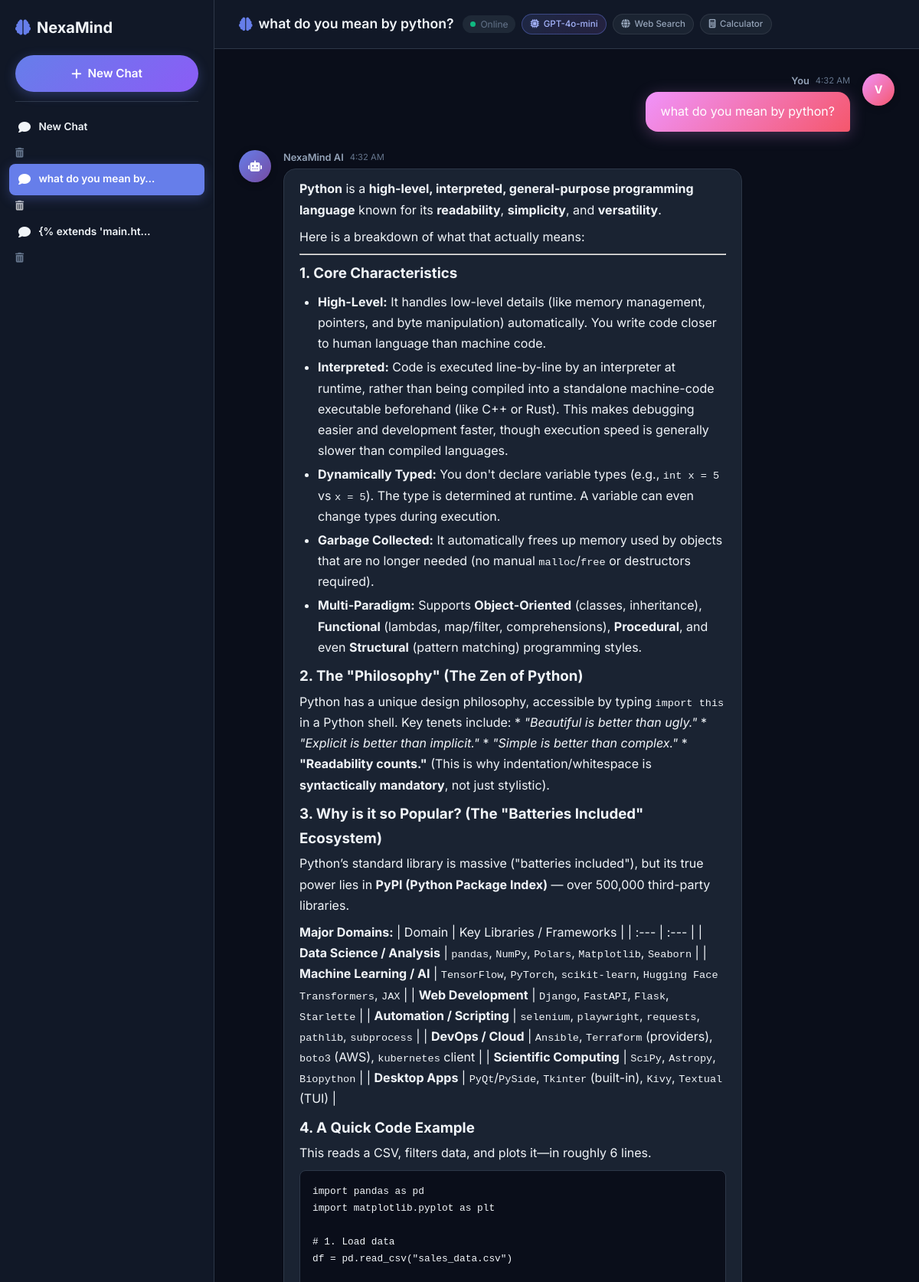
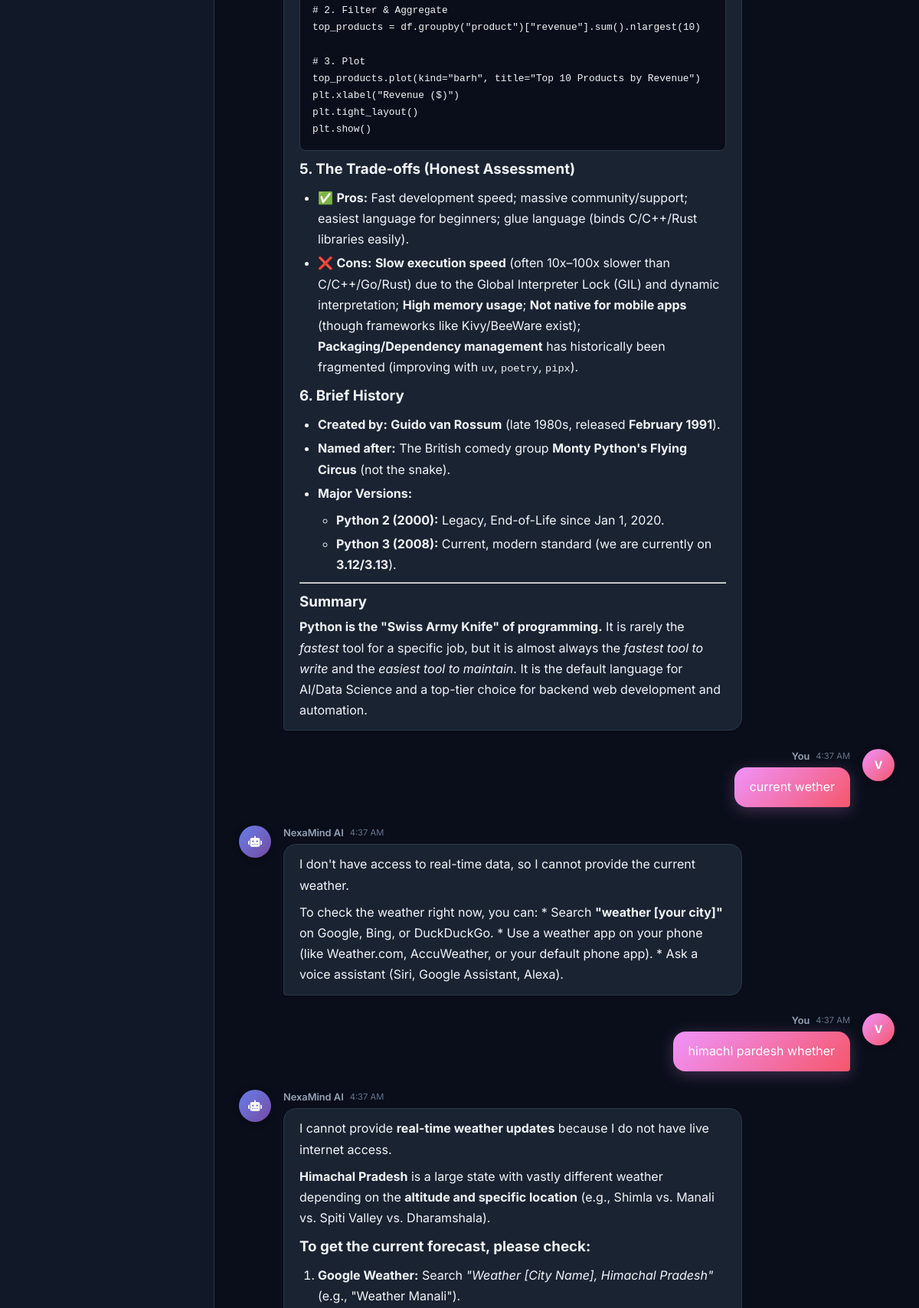
The page /chat/24/ (signed in, upper part) on the database its author committed (2 pictures, top to bottom).
### chating/models.py (models this page shows, shortened)
class Conversation(models.Model):
    user = models.ForeignKey(User, on_delete=models.CASCADE, related_name="conversations")
    title = models.CharField(max_length=100, default="New Chat")
    created_at = models.DateTimeField(auto_now_add=True)
    class Meta:
        ordering = ["-created_at"]  # newest chat first in the sidebar

class ChatMessage(models.Model):
    conversation = models.ForeignKey(Conversation, on_delete=models.CASCADE, related_name="messages")
    user_input = models.TextField()
    reply = models.TextField()
    created_at = models.DateTimeField(auto_now_add=True)
    class Meta:
        ordering = ["created_at"]  # oldest first, so chat reads top to bottom

### chating/views.py (the view, shortened to what this page needs)
# urls.py: path("chat/<int:conversation_id>/", views.chat_room, name="chat_room"),
@login_required
def chat_room(request, conversation_id):
    conversation = get_object_or_404(Conversation, id=conversation_id, user=request.user)
    conversations = Conversation.objects.filter(user=request.user)
    chat_history = conversation.messages.all()
    for chat in chat_history:
        chat.reply_html = render_ai_reply(chat.reply)
    return render(request, "chating/chat_room.html", {
        "conversation": conversation,
        "conversations": conversations,
        "chat_history": chat_history
    })

### chating/views.py (called while the page is built)
def render_ai_reply(raw_text: str) -> str:
    html = markdown.markdown(
        raw_text,
        extensions=["extra", "codehilite", "fenced_code", "toc"],
    )
    clean_html = bleach.clean(
        html,
        tags=ALLOWED_TAGS,
        attributes=ALLOWED_ATTRS,
        protocols=['http', 'https', 'mailto'],
        strip=True,          # remove disallowed tags instead of escaping them
    )
    return clean_html

### chating/templates/chating/chat_room.html (shortened to what this page needs)
{% extends 'main.html' %}
{% load static %}
{% block content %}
<div class="chat-layout">
    <aside class="sidebar" id="sidebar">
        <div class="sidebar-header">
            <a href="{% url 'home' %}" class="brand-link">
                <i class="fas fa-brain"></i>
                <span>NexaMind</span>
            </a>
        </div>
        <a href="{% url 'new_chat' %}" class="new-chat-btn sidebar-btn">
            <i class="fas fa-plus"></i> New Chat
        </a>
        <div class="sidebar-divider"></div>
        <div class="chat-list-container">
            <ul class="chat-list">
                {% for c in conversations %}
                    <li class="{% if c.id == conversation.id %}active{% endif %}">
                        <a href="{% url 'chat_room' c.id %}">
                            <i class="fas fa-comment"></i>
                            <span class="chat-title">{{ c.title|truncatechars:20 }}</span>
                        </a>
                        <form action="{% url 'delete_chat' c.id %}" method="post" class="delete-form" id="delete-form-{{ c.id }}">
                            <button type="button" class="delete-btn" onclick="openDeleteModal('{{ c.id }}')">
                                <i class="fas fa-trash-alt"></i>
                            </button>
                        </form>
                    </li>
                {% endfor %}
            </ul>
        </div>
    </aside>
    <main class="chat-main">
        <div class="chat-header">
            <div class="chat-header-left">
                <div class="chat-header-info">
                    <h2>
                        <i class="fas fa-brain"></i>
                        {{ conversation.title }}
                    </h2>
                    <div class="chat-badges">
                        <span class="chat-status">
                            <span class="status-dot"></span>
                            Online
                        </span>
                        <span class="chat-badge model-badge">
                            <i class="fas fa-microchip"></i> GPT-4o-mini
                        </span>
                        <span class="chat-badge tool-badge" title="Tavily Live Web Search Enabled">
                            <i class="fas fa-globe"></i> Web Search
                        </span>
                        <span class="chat-badge tool-badge" title="Math Calculator Enabled">
                            <i class="fas fa-calculator"></i> Calculator
                        </span>
                    </div>
                </div>
            </div>
        </div>
        <div class="chat-box" id="chatBox">
            {% for msg in chat_history %}
                <div class="message-wrapper user-message">
                    <div class="message-avatar">
                        <div class="avatar-circle" style="background: linear-gradient(135deg, #f093fb, #f5576c);">
                            {{ request.user.username|slice:":1"|upper }}
                        </div>
                    </div>
                    <div class="message-content">
                        <div class="message-header">
                            <span class="sender-name">You</span>
                            <span class="message-time">{{ msg.created_at|time:"g:i A" }}</span>
                        </div>
                        <div class="message-bubble user-bubble">
                            {{ msg.user_input }}
                        </div>
                    </div>
                </div>
                <div class="message-wrapper ai-message">
                    <div class="message-avatar">
                        <div class="avatar-circle" style="background: linear-gradient(135deg, #667eea, #764ba2);">
                            <i class="fas fa-robot"></i>
                        </div>
                    </div>
                    <div class="message-content">
                        <div class="message-header">
                            <span class="sender-name">NexaMind AI</span>
                            <span class="message-time">{{ msg.created_at|time:"g:i A" }}</span>
                        </div>
                        <div class="message-bubble ai-bubble">
                            {{ msg.reply_html|safe }}
                        </div>
                    </div>
                </div>
            {% endfor %}
        </div>
    </main>
</div>
{% endblock %}

### rows shown on the page
Conversation: title "New Chat"
Conversation: title "what do you mean by…", title "what do you mean by python?"
Conversation: title "{% extends 'main.ht…"
ChatMessage: created_at "4:32 AM", user_input "what do you mean by python?", reply_html "Python is a high-level, interpreted, general-purpose programming language known for its readability , simplicity , and versatility . Here is a breakdown of what that actually means: 1. Core Characteristics High-Level: It handles low-level details (like memory management, pointers, and byte manipulation) automatically. You write code closer to human language than machine code. Interpreted: Code is executed line-by-line by an interpreter at runtime, rather than being compiled into a standalone machine-code executable beforehand (like C++ or Rust). This makes debugging easier and development faster, though execution speed is generally slower than compiled languages. Dynamically Typed: You…"
ChatMessage: created_at "4:37 AM", user_input "current wether", reply_html "I don't have access to real-time data, so I cannot provide the current weather. To check the weather right now, you can: * Search \"weather [your city]\" on Google, Bing, or DuckDuckGo. * Use a weather app on your phone (like Weather.com, AccuWeather, or your default phone app). * Ask a voice assistant (Siri, Google Assistant, Alexa)."
ChatMessage: created_at "4:37 AM", user_input "himachl pardesh whether", reply_html "I cannot provide real-time weather updates because I do not have live internet access. Himachal Pradesh is a large state with vastly different weather depending on the altitude and specific location (e.g., Shimla vs. Manali vs. Spiti Valley vs. Dharamshala). To get the current forecast, please check: Google Weather: Search \"Weather [City Name], Himachal Pradesh\" (e.g., \"Weather Manali\")."

### other values the page prints
{{ request.user.username|slice:":1"|upper }} "V"
